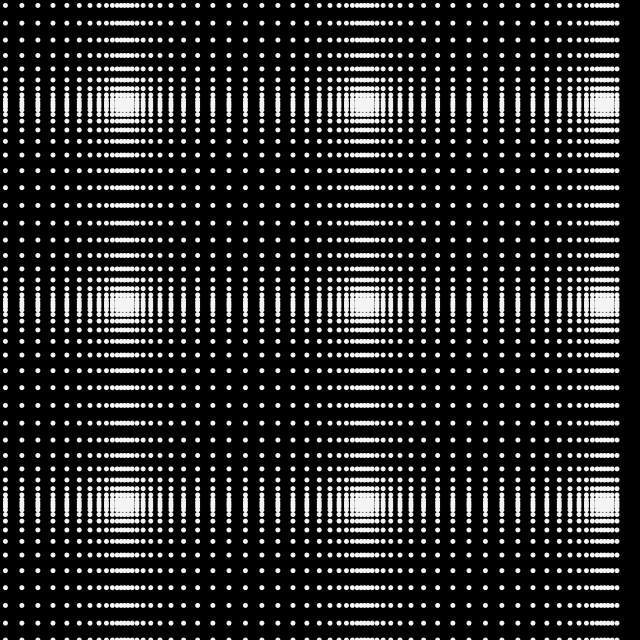
Frame 1 (no input)
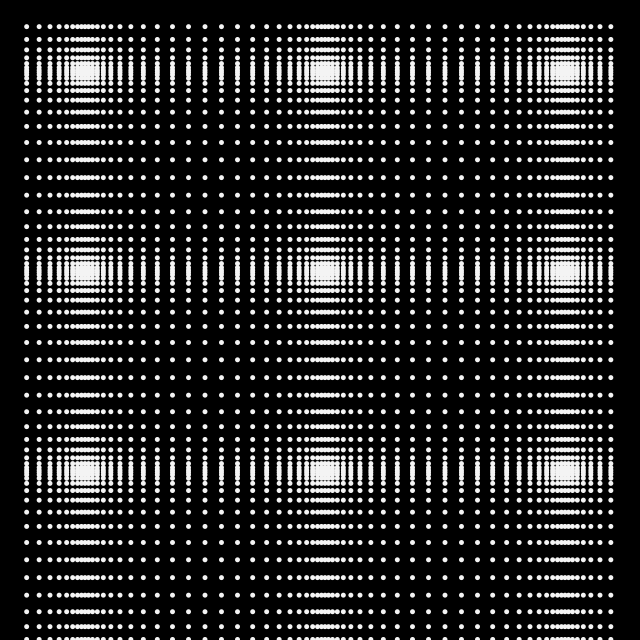
Frame 60 (the mouse pressed at the canvas centre just before this capture)
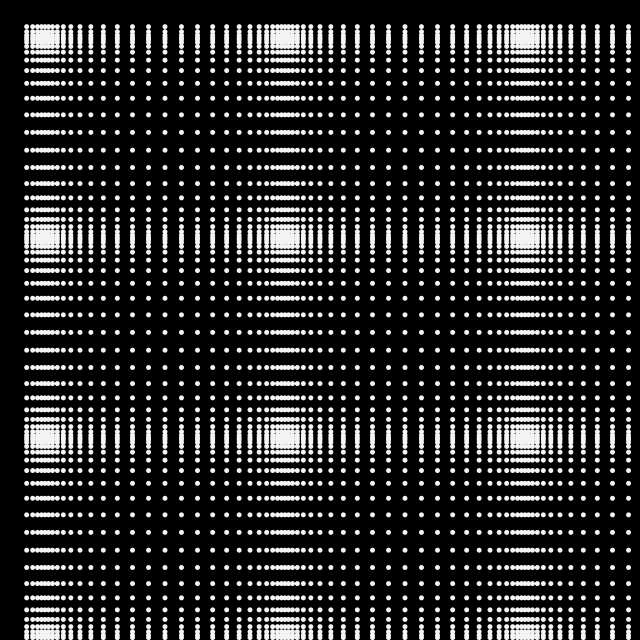
Frame 120 (the mouse held since frame 60 and released just before this capture)

The Processing sketch that drew these frames (run headless with seeded random() and noise(); from frame 60 on, the mouse is pressed at the canvas centre):

// Processing sketch: build
// ── build.pde
/*
 * dynamic waveforms with nested for-loops
 * variation #04
 * interferences
 */

float r;

void setup() {
  size(640, 640);
  noStroke();
  fill(#f4f4f4);
  r = 5;
}

void draw () {
  background(0);
  // ---
  float tiles_x = 64;
  float tiles_y = 64;
  float tile_w = width / tiles_x;
  float tile_h = height / tiles_y;
  float offset = 10.0;
  float mult_x = 1.5;
  float mult_y = 1.8;
  float mag = tile_w * 2.5;
  // println("mag -> ", mag);
  // ---
  translate(tile_w / 2, tile_h / 2);
  // ---
  for (int x = 0; x < tiles_x; x++) {
    for (int y = 0; y < tiles_y; y++) {
      float wave_x = sin(radians(frameCount + x * ( offset * mult_x ))) * mag;
      float wave_y = sin(radians(frameCount + y * ( offset * mult_y ))) * mag;
      // ---
      pushMatrix();
      translate(tile_w * x + wave_x, tile_h * y + wave_y);
      // ellipse(0, 0, tile_w / 4, tile_h / 4);
      ellipse(0, 0, r, r);
      popMatrix();
    }
  }
}
